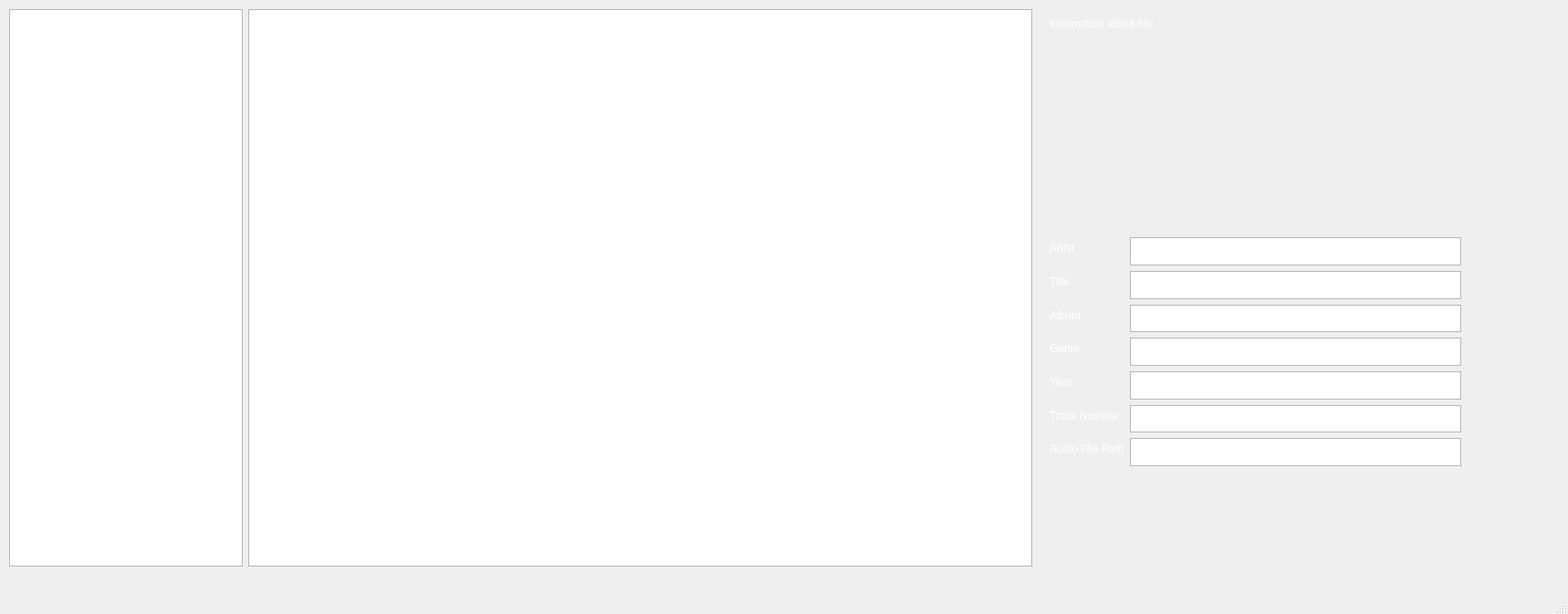
<?xml version="1.0" encoding="UTF-8"?>
<ui version="4.0">
 <class>MainWindow</class>
 <widget class="QMainWindow" name="MainWindow">
  <property name="geometry">
   <rect>
    <x>0</x>
    <y>0</y>
    <width>1718</width>
    <height>673</height>
   </rect>
  </property>
  <property name="windowTitle">
   <string>MainWindow</string>
  </property>
  <widget class="QWidget" name="centralwidget">
   <widget class="QWidget" name="horizontalLayoutWidget">
    <property name="geometry">
     <rect>
      <x>10</x>
      <y>10</y>
      <width>1121</width>
      <height>611</height>
     </rect>
    </property>
    <layout class="QHBoxLayout" name="horizontalLayout" stretch="0,6">
     <item>
      <widget class="QTreeView" name="treeView"/>
     </item>
     <item>
      <widget class="QTableWidget" name="tableWidget"/>
     </item>
    </layout>
   </widget>
   <widget class="QWidget" name="formLayoutWidget">
    <property name="geometry">
     <rect>
      <x>1150</x>
      <y>260</y>
      <width>451</width>
      <height>251</height>
     </rect>
    </property>
    <layout class="QFormLayout" name="formLayout_2">
     <property name="horizontalSpacing">
      <number>-1</number>
     </property>
     <property name="verticalSpacing">
      <number>-1</number>
     </property>
     <item row="0" column="1">
      <widget class="QPlainTextEdit" name="artist"/>
     </item>
     <item row="1" column="0">
      <widget class="QLabel" name="label_2">
       <property name="styleSheet">
        <string notr="true">color: rgb(255, 255, 255);
font: 14pt &quot;Monaco&quot;;
</string>
       </property>
       <property name="text">
        <string>Title</string>
       </property>
      </widget>
     </item>
     <item row="1" column="1">
      <widget class="QPlainTextEdit" name="title"/>
     </item>
     <item row="2" column="0">
      <widget class="QLabel" name="label_3">
       <property name="styleSheet">
        <string notr="true">color: rgb(255, 255, 255);
font: 14pt &quot;Monaco&quot;;
</string>
       </property>
       <property name="text">
        <string>Album</string>
       </property>
      </widget>
     </item>
     <item row="2" column="1">
      <widget class="QPlainTextEdit" name="album"/>
     </item>
     <item row="3" column="0">
      <widget class="QLabel" name="label_6">
       <property name="styleSheet">
        <string notr="true">color: rgb(255, 255, 255);
font: 14pt &quot;Monaco&quot;;
</string>
       </property>
       <property name="text">
        <string>Genre</string>
       </property>
      </widget>
     </item>
     <item row="3" column="1">
      <widget class="QPlainTextEdit" name="genre"/>
     </item>
     <item row="4" column="0">
      <widget class="QLabel" name="label_7">
       <property name="styleSheet">
        <string notr="true">color: rgb(255, 255, 255);
font: 14pt &quot;Monaco&quot;;
</string>
       </property>
       <property name="text">
        <string>Year</string>
       </property>
      </widget>
     </item>
     <item row="4" column="1">
      <widget class="QPlainTextEdit" name="year"/>
     </item>
     <item row="5" column="0">
      <widget class="QLabel" name="label_8">
       <property name="styleSheet">
        <string notr="true">color: rgb(255, 255, 255);
font: 14pt &quot;Monaco&quot;;
</string>
       </property>
       <property name="text">
        <string>Track Number</string>
       </property>
      </widget>
     </item>
     <item row="5" column="1">
      <widget class="QPlainTextEdit" name="trackNumber"/>
     </item>
     <item row="6" column="0">
      <widget class="QLabel" name="label_5">
       <property name="styleSheet">
        <string notr="true">color: rgb(255, 255, 255);
font: 14pt &quot;Monaco&quot;;
</string>
       </property>
       <property name="text">
        <string>Audio File Path</string>
       </property>
      </widget>
     </item>
     <item row="6" column="1">
      <widget class="QPlainTextEdit" name="audioFilePath"/>
     </item>
     <item row="0" column="0">
      <widget class="QLabel" name="label">
       <property name="styleSheet">
        <string notr="true">color: rgb(255, 255, 255);
font: 14pt &quot;Monaco&quot;;
</string>
       </property>
       <property name="text">
        <string>Artist</string>
       </property>
      </widget>
     </item>
    </layout>
   </widget>
   <widget class="QLabel" name="label_4">
    <property name="geometry">
     <rect>
      <x>1150</x>
      <y>10</y>
      <width>441</width>
      <height>31</height>
     </rect>
    </property>
    <property name="styleSheet">
     <string notr="true">color: rgb(255, 255, 255);
font: 24pt &quot;Monaco&quot;;</string>
    </property>
    <property name="text">
     <string>Information about file:</string>
    </property>
   </widget>
  </widget>
  <widget class="QMenuBar" name="menubar">
   <property name="geometry">
    <rect>
     <x>0</x>
     <y>0</y>
     <width>1718</width>
     <height>22</height>
    </rect>
   </property>
  </widget>
  <widget class="QStatusBar" name="statusbar"/>
 </widget>
 <resources/>
 <connections/>
</ui>
